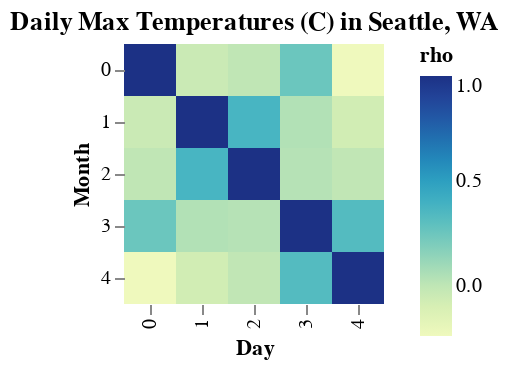

Here is the notebook cell this chart was saved with:
### Code cell
alt.Chart(corrs, title="Daily Max Temperatures (C) in Seattle, WA").mark_rect().encode(
    alt.X("a:O", title="Day"),
    alt.Y("b:O", title="Month"),
    alt.Color("$\rho$", title='rho'),
    tooltip=[
        alt.Tooltip("a", title="Date"),
        alt.Tooltip("b", title="Max Temp"),
    ],
).configure_view(
    step=13 * 2,
    strokeWidth=0
).configure_axis(
    domain=False
)

### Figure 1 — Vega-Lite specification as saved in the notebook (floating-point values rounded to 4 significant figures)
{"config": {"view": {"continuousWidth": 400, "continuousHeight": 300, "step": 26, "strokeWidth": 0}, "axis": {"domain": false}}, "data": {"name": "data-3cd5633caffd77e88aa00bf766601f3c"}, "mark": "rect", "encoding": {"color": {"field": "$\rho$", "title": "rho", "type": "quantitative"}, "tooltip": [{"field": "a", "title": "Date", "type": "quantitative"}, {"field": "b", "title": "Max Temp", "type": "quantitative"}], "x": {"field": "a", "title": "Day", "type": "ordinal"}, "y": {"field": "b", "title": "Month", "type": "ordinal"}}, "title": "Daily Max Temperatures (C) in Seattle, WA", "$schema": "https://vega.github.io/schema/vega-lite/v4.17.0.json", "datasets": {"data-3cd5633caffd77e88aa00bf766601f3c": [{"a": 0, "b": 0, "$\rho$": 1.0}, {"a": 0, "b": 1, "$\rho$": -0.04622}, {"a": 0, "b": 2, "$\rho$": -0.006698}, {"a": 0, "b": 3, "$\rho$": 0.2498}, {"a": 0, "b": 4, "$\rho$": -0.241}, {"a": 1, "b": 0, "$\rho$": -0.04622}, {"a": 1, "b": 1, "$\rho$": 1.0}, {"a": 1, "b": 2, "$\rho$": 0.3686}, {"a": 1, "b": 3, "$\rho$": 0.04188}, {"a": 1, "b": 4, "$\rho$": -0.07408}, {"a": 2, "b": 0, "$\rho$": -0.006698}, {"a": 2, "b": 1, "$\rho$": 0.3686}, {"a": 2, "b": 2, "$\rho$": 1.0}, {"a": 2, "b": 3, "$\rho$": 0.0285}, {"a": 2, "b": 4, "$\rho$": -0.008106}, {"a": 3, "b": 0, "$\rho$": 0.2498}, {"a": 3, "b": 1, "$\rho$": 0.04188}, {"a": 3, "b": 2, "$\rho$": 0.0285}, {"a": 3, "b": 3, "$\rho$": 1.0}, {"a": 3, "b": 4, "$\rho$": 0.3285}, {"a": 4, "b": 0, "$\rho$": -0.241}, {"a": 4, "b": 1, "$\rho$": -0.07408}, {"a": 4, "b": 2, "$\rho$": -0.008106}, {"a": 4, "b": 3, "$\rho$": 0.3285}, {"a": 4, "b": 4, "$\rho$": 1.0}]}}
